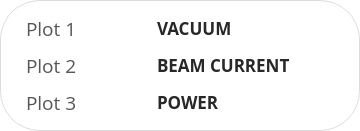
           <widget class="QGroupBox" name="plot_select_group">
            <property name="minimumSize">
             <size>
              <width>360</width>
              <height>0</height>
             </size>
            </property>
            <property name="maximumSize">
             <size>
              <width>360</width>
              <height>16777215</height>
             </size>
            </property>
            <property name="font">
             <font>
              <family>Open Sans</family>
              <pointsize>13</pointsize>
              <weight>75</weight>
              <bold>true</bold>
             </font>
            </property>
            <property name="styleSheet">
             <string notr="true">QGroupBox { border: none; background: white; border-radius: 40px; border: 1px solid rgb(220,220,220); }
QGroupBox::title { subcontrol-origin: margin; padding: 0px 8px; left: 16px; top: 16px; color: rgb(85, 87, 83); }
QGroupBox::title:disabled { color: rgb(180,180,180); }</string>
            </property>
            <property name="title">
             <string/>
            </property>
            <layout class="QGridLayout" name="gridLayout_3">
             <property name="leftMargin">
              <number>25</number>
             </property>
             <property name="topMargin">
              <number>10</number>
             </property>
             <property name="rightMargin">
              <number>25</number>
             </property>
             <property name="bottomMargin">
              <number>10</number>
             </property>
             <property name="verticalSpacing">
              <number>2</number>
             </property>
             <item row="0" column="0">
              <widget class="QLabel" name="label_5">
               <property name="font">
                <font>
                 <family>Open Sans</family>
                 <pointsize>14</pointsize>
                </font>
               </property>
               <property name="styleSheet">
                <string notr="true">color: rgb(85, 87, 83); background: transparent;</string>
               </property>
               <property name="text">
                <string>Plot 1</string>
               </property>
              </widget>
             </item>
             <item row="0" column="1">
              <widget class="QComboBox" name="console_dropdown_2">
               <property name="minimumSize">
                <size>
                 <width>185</width>
                 <height>35</height>
                </size>
               </property>
               <property name="maximumSize">
                <size>
                 <width>185</width>
                 <height>35</height>
                </size>
               </property>
               <property name="font">
                <font>
                 <family>Open Sans</family>
                 <pointsize>13</pointsize>
                 <weight>75</weight>
                 <bold>true</bold>
                </font>
               </property>
               <property name="styleSheet">
                <string notr="true">QComboBox {
/*background-color: white;*/
background-color: red;
color: rgb(40, 40, 40);
border: none;
border-radius: 15px;
padding-top: -1px;
padding-left: 8px;
padding-right: 8px;
font-size: 13pt;
margin-right: 13px;
}
QComboBox:on {
border: none;
}
QComboBox QAbstractItemView {
border: none;
background: white;
}
QComboBox:disabled {
color: rgb(180,180,180);
}
QComboBox::drop-down {
border: none;
}
QComboBox::down-arrow {
image: url(:/images/down_arrow.png);
padding-right: 13px;
}
QComboBox::down-arrow:disabled {
image: url(:/images/down_arrow_disabled.png);
}
QComboBox:active {
background-color: white;
border: none;
}
QComboBox:!active {
background-color: white;
border: none;
}</string>
               </property>
               <item>
                <property name="text">
                 <string>VACUUM</string>
                </property>
               </item>
               <item>
                <property name="text">
                 <string>BEAM CURRENT</string>
                </property>
               </item>
               <item>
                <property name="text">
                 <string>BEAM VOLTAGE</string>
                </property>
               </item>
               <item>
                <property name="text">
                 <string>POWER</string>
                </property>
               </item>
               <item>
                <property name="text">
                 <string>FIL. CURRENT</string>
                </property>
               </item>
               <item>
                <property name="text">
                 <string>FREQUENCY</string>
                </property>
               </item>
              </widget>
             </item>
             <item row="1" column="0">
              <widget class="QLabel" name="label_33">
               <property name="font">
                <font>
                 <family>Open Sans</family>
                 <pointsize>14</pointsize>
                </font>
               </property>
               <property name="styleSheet">
                <string notr="true">color: rgb(85, 87, 83); background: transparent;</string>
               </property>
               <property name="text">
                <string>Plot 2</string>
               </property>
              </widget>
             </item>
             <item row="1" column="1">
              <widget class="QComboBox" name="console_dropdown_3">
               <property name="minimumSize">
                <size>
                 <width>185</width>
                 <height>35</height>
                </size>
               </property>
               <property name="maximumSize">
                <size>
                 <width>185</width>
                 <height>35</height>
                </size>
               </property>
               <property name="font">
                <font>
                 <family>Open Sans</family>
                 <pointsize>13</pointsize>
                 <weight>75</weight>
                 <bold>true</bold>
                </font>
               </property>
               <property name="styleSheet">
                <string notr="true">QComboBox {
/*background-color: white;*/
background-color: red;
color: rgb(40, 40, 40);
border: none;
border-radius: 15px;
padding-top: -1px;
padding-left: 8px;
padding-right: 8px;
font-size: 13pt;
margin-right: 13px;
}
QComboBox:on {
border: none;
}
QComboBox QAbstractItemView {
border: none;
background: white;
}
QComboBox:disabled {
color: rgb(180,180,180);
}
QComboBox::drop-down {
border: none;
}
QComboBox::down-arrow {
image: url(:/images/down_arrow.png);
padding-right: 13px;
}
QComboBox::down-arrow:disabled {
image: url(:/images/down_arrow_disabled.png);
}
QComboBox:active {
background-color: white;
border: none;
}
QComboBox:!active {
background-color: white;
border: none;
}</string>
               </property>
               <item>
                <property name="text">
                 <string>BEAM CURRENT</string>
                </property>
               </item>
               <item>
                <property name="text">
                 <string>VACUUM</string>
                </property>
               </item>
               <item>
                <property name="text">
                 <string>BEAM VOLTAGE</string>
                </property>
               </item>
               <item>
                <property name="text">
                 <string>POWER</string>
                </property>
               </item>
               <item>
                <property name="text">
                 <string>FIL. CURRENT</string>
                </property>
               </item>
               <item>
                <property name="text">
                 <string>FREQUENCY</string>
                </property>
               </item>
              </widget>
             </item>
             <item row="2" column="0">
              <widget class="QLabel" name="label_47">
               <property name="font">
                <font>
                 <family>Open Sans</family>
                 <pointsize>14</pointsize>
                </font>
               </property>
               <property name="styleSheet">
                <string notr="true">color: rgb(85, 87, 83); background: transparent;</string>
               </property>
               <property name="text">
                <string>Plot 3</string>
               </property>
              </widget>
             </item>
             <item row="2" column="1">
              <widget class="QComboBox" name="console_dropdown_4">
               <property name="minimumSize">
                <size>
                 <width>185</width>
                 <height>35</height>
                </size>
               </property>
               <property name="maximumSize">
                <size>
                 <width>185</width>
                 <height>35</height>
                </size>
               </property>
               <property name="font">
                <font>
                 <family>Open Sans</family>
                 <pointsize>13</pointsize>
                 <weight>75</weight>
                 <bold>true</bold>
                </font>
               </property>
               <property name="styleSheet">
                <string notr="true">QComboBox {
/*background-color: white;*/
background-color: red;
color: rgb(40, 40, 40);
border: none;
border-radius: 15px;
padding-top: -1px;
padding-left: 8px;
padding-right: 8px;
font-size: 13pt;
margin-right: 13px;
}
QComboBox:on {
border: none;
}
QComboBox QAbstractItemView {
border: none;
background: white;
}
QComboBox:disabled {
color: rgb(180,180,180);
}
QComboBox::drop-down {
border: none;
}
QComboBox::down-arrow {
image: url(:/images/down_arrow.png);
padding-right: 13px;
}
QComboBox::down-arrow:disabled {
image: url(:/images/down_arrow_disabled.png);
}
QComboBox:active {
background-color: white;
border: none;
}
QComboBox:!active {
background-color: white;
border: none;
}</string>
               </property>
               <item>
                <property name="text">
                 <string>POWER</string>
                </property>
               </item>
               <item>
                <property name="text">
                 <string>VACUUM</string>
                </property>
               </item>
               <item>
                <property name="text">
                 <string>BEAM CURRENT</string>
                </property>
               </item>
               <item>
                <property name="text">
                 <string>BEAM VOLTAGE</string>
                </property>
               </item>
               <item>
                <property name="text">
                 <string>FIL. CURRENT</string>
                </property>
               </item>
               <item>
                <property name="text">
                 <string>FREQUENCY</string>
                </property>
               </item>
              </widget>
             </item>
            </layout>
           </widget>
